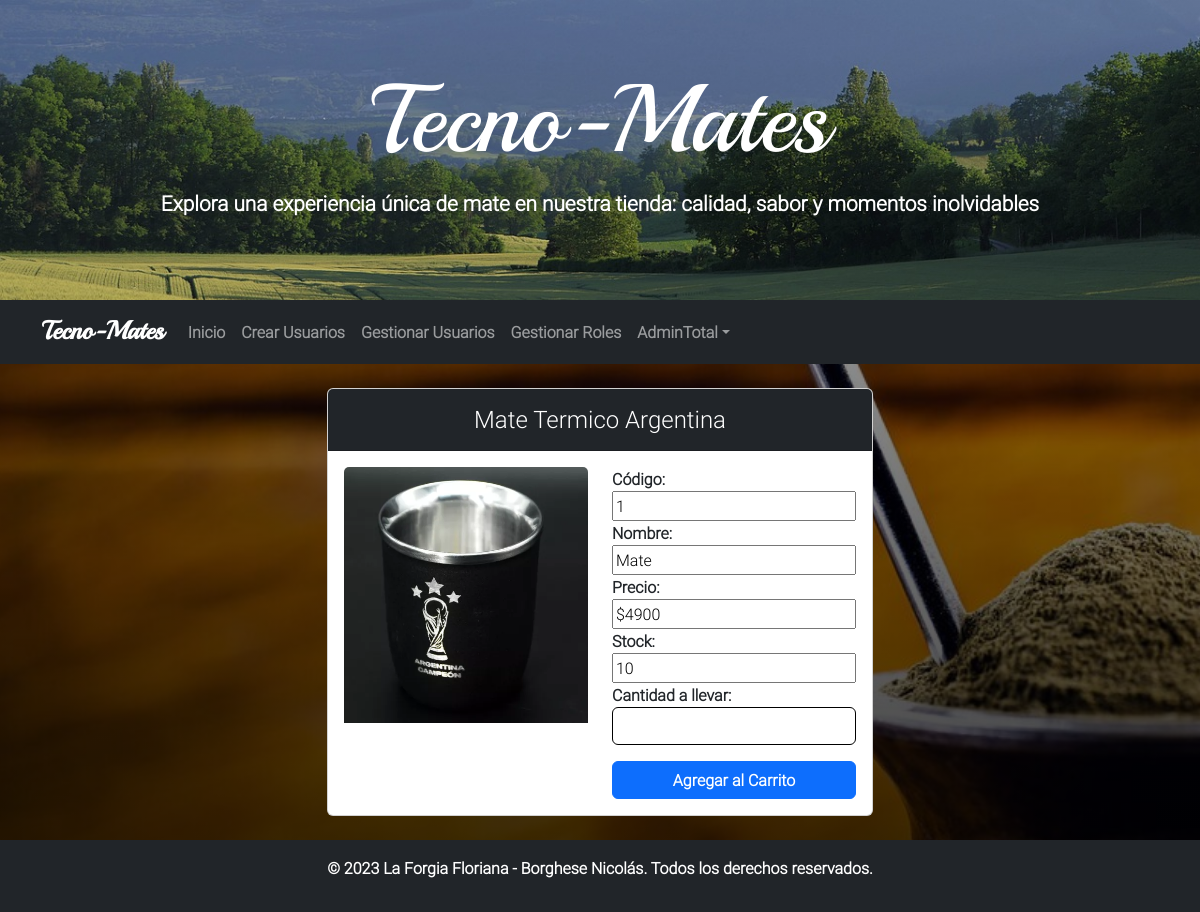
Screenshot of /vista/Cliente/agregarProductoAlCarrito.php (signed in) with the database file from the repository.
### tables this page shows
CREATE TABLE menu (
  idmenu bigint(20) NOT NULL,
  menombre varchar(100) NOT NULL COMMENT 'Nombre del item del menu',
  medescripcion varchar(124) NOT NULL COMMENT 'Descripcion mas detallada del item del menu',
  idpadre bigint(20) DEFAULT NULL COMMENT 'Referencia al id del menu que es subitem',
  medeshabilitado timestamp NULL DEFAULT CURRENT_TIMESTAMP COMMENT 'Fecha en la que el menu fue deshabilitado por ultima vez'
);

CREATE TABLE producto (
  idproducto bigint(20) NOT NULL,
  pronombre varchar(250) NOT NULL,
  prodetalle varchar(512) NOT NULL,
  procantstock int(11) NOT NULL,
  tipo varchar(20)  NOT NULL,
  imagenproducto varchar(512)  NOT NULL
);

### vista/Cliente/agregarProductoAlCarrito.php (the view, shortened to what the rows shown need)
<?php
include_once("../Estructuras/headSeguro.php");
include_once("../Estructuras/banner.php");
include_once("../Estructuras/navSeguro.php");
$datos = data_submitted();
$abmProducto = new AbmProducto;
$busquedaProducto = $abmProducto->buscar($datos);
?>
<?php
    if (count($busquedaProducto) > 0){
        $producto = $busquedaProducto[0];
        echo '
        <div class="container mt-4 mb-4">
            <div class="row justify-content-center">
                <div class="col-md-6">
                    <div class="card">
                        <div class="card-header bg-dark text-white">
                            <h4 class="mb-2 mt-2 text-center">'; echo $producto->getProNombre(); echo '</h4>
                        </div>
                        <div class="card-body">
                        <div id="alertaMensajes">
                        </div>
                            <form name="formAgregarProducto" id="formAgregarProducto" method="POST" class="row needs-validation">
                                <div class="col-md-6">
                                    <img class="card-img-top" style="height: 16rem;" src='; echo $producto->getImagenProducto(); echo ' alt="Product Image">
                                </div>
                                <div class="col-md-6">
                                    <label for="idproducto">Código:</label>
                                    <input type="text" name="idproducto" id="idproducto" class="visorProducto w-100" value='; echo $producto->getIdProducto(); echo ' readonly>
                                    <label for="pronombre">Nombre:</label>
                                    <input type="text" id="pronombre" name="pronombre" class="visorProducto w-100" value='; echo $producto->getProNombre(); echo ' readonly>
                                    <label for="prodetalle">Precio:</label>
                                    <input type="text" id="prodetalle" name="prodetalle" class="visorProducto w-100" value='; echo "$" . $producto->getProDetalle(); echo ' readonly>
                                    <label for="cicantidad">Stock:</label>
                                    <input type="text" id="cicantidad" name="cicantidad" class="visorProducto w-100" value='; echo $producto->getProCantstock(); echo ' readonly>
                                    <div class="contenedor-dato form-group">
                                        <label for="cantidad">Cantidad a llevar:</label>
                                        <input type="text" id="cantidad" name="cantidad" class="form-control w-100">
                                    </div>
                                    <input type="submit" class="btn btn-primary mt-3 w-100" value="Agregar al Carrito">
                                </div>
                            </form>
                        </div>
                    </div>
                </div>
            </div>
        </div>';
    }
?>
<?php
include_once("../Estructuras/footer.php");
?>

### vista/Estructuras/navSeguro.php (shortened to what the rows shown need)
<?php
$colMenu = $session->getColMenu();
$direccionMenu = $session->getDireccionMenu();
$direccionPadre = $session->getDireccionPadreMenu();
?>
<nav class="navbar navbar-expand-lg navbar-dark bg-dark">
    <div class="container">
        <div class="collapse navbar-collapse" id="navbarNav">
            <ul class="navbar-nav ml-auto">
            <?php
            if(count($colMenu) != 0){
                for ($i=0; $i < count($colMenu); $i++){
                    $menombre = $colMenu[$i]->getMeNombre();
                    $medescripcion = $colMenu[$i]->getMeDescripcion();
                    $padreMenu = $colMenu[$i]->getMenuPadre();
                    $nombrePadre = $padreMenu->getMeNombre();
                    $medescripcionpadre = $padreMenu->getMeDescripcion();
                    if ($colMenu[$i]->getMenuPadre()->getIdMenu() != 0){
                        if ($medescripcion !="productos.php"){
                            if ($direccionMenu == $medescripcion){
                                echo '<li class="nav-item active nav-underline">';
                                echo '  <a class="nav-link active " aria-current="page" href="#">'.$menombre.'</a>';
                                echo '</li>';
                            } else {
                                if ($direccionPadre == $nombrePadre){
                                    echo '<li class="nav-item">';
                                    echo '  <a class="nav-link" href='.$medescripcion.'>'.$menombre.'</a>';
                                    echo '</li>';
                                } else {
                                    echo '<li class="nav-item">';
                                    echo '  <a class="nav-link" href='.$medescripcionpadre.$medescripcion.'>'.$menombre.'</a>';
                                    echo '</li>';
                                }
                            }
                        }
                    }
                }
            }
            ?>
            </ul>
        </div>
    </div>
</nav>

### rows the page displays
menu: menombre "Inicio"
menu: menombre "Crear Usuarios"
menu: menombre "Gestionar Usuarios"
menu: menombre "Gestionar Roles"
producto: pronombre "Mate Termico Argentina", imagenproducto (picture), idproducto "1", prodetalle "$4900", cicantidad "10"

### other values shown
$nombreUsuario "AdminTotal"
